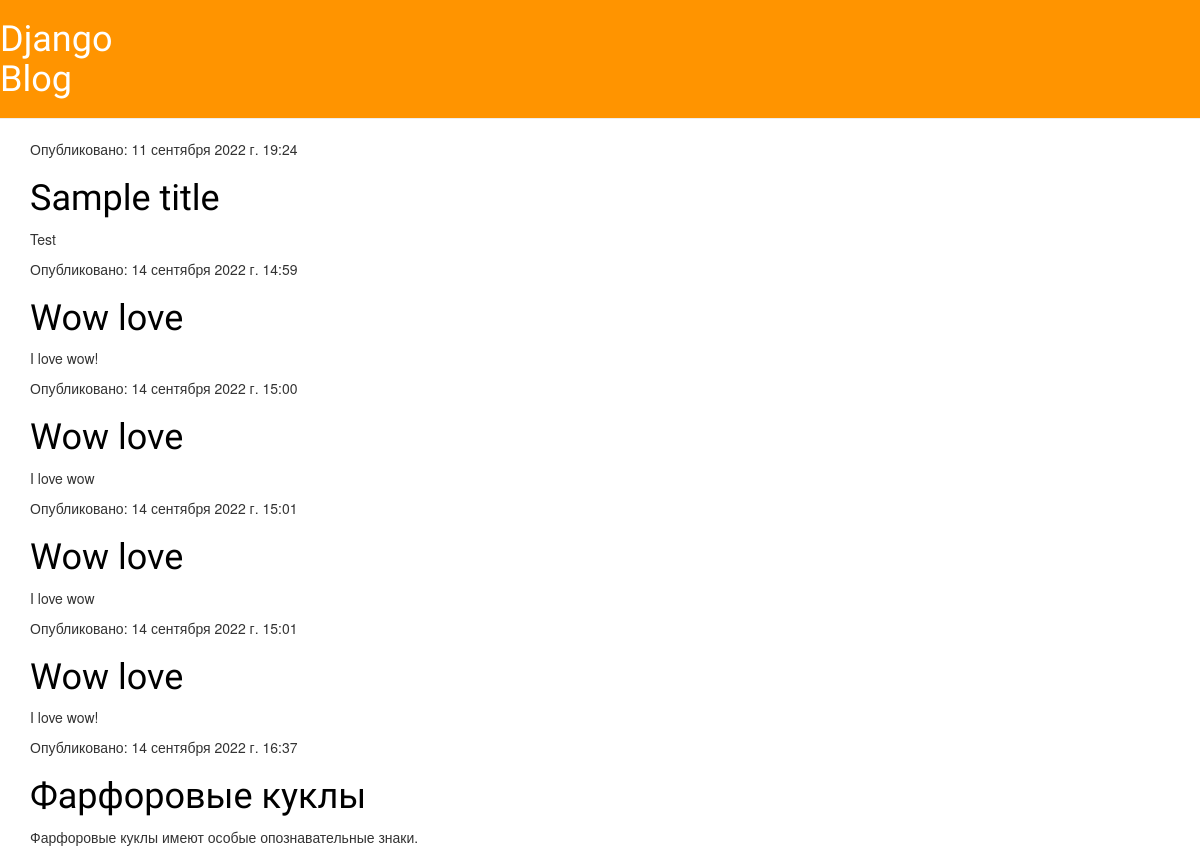
The page / on the database its author committed.
### blog/models.py (models this page shows, shortened)
class Post(models.Model):
    author = models.ForeignKey(settings.AUTH_USER_MODEL, on_delete = models.CASCADE)
    title = models.CharField(max_length = 200)
    text = models.TextField()
    created_date = models.DateTimeField(default = timezone.now)
    published_date = models.DateTimeField(blank = True, null = True)

### blog/views.py (the view)
# urls.py: path('', views.post_list, name='post_list'),
def post_list(request):
    post = Post.objects.filter(published_date__lte = timezone.now()).order_by('published_date')
    return render(request, 'blog/post_list.html', {'post':post})

### blog/templates/blog/post_list.html (shortened to what this page needs)
<html>
    {% extends 'blog/base.html' %}
    {% block content %}
        {% for post in post %}
            <div class = "post">
                <div>
                    <p>Опубликовано: {{ post.published_date }}</p>
                </div>
                <h1><a href="{% url 'post_detail' pk=post.pk %}">{{ post.title }}</a></h1>
                <p>{{ post.text|linebreaksbr }}</p>
            </div>
        {% endfor %}
    {% endblock %}

### blog/static/css/blog.css (style rules this page uses)
h1 a { color: #FCA205; font-family: 'Lobster' }
h1, h2, h3, h4 { font-family: 'Lobster', cursive; }
.post h1 a, .post h1 a:visited { color: #000000; }

### rows shown on the page
Post: published_date "11 сентября 2022 г. 19:24", title "Sample title", text "Test"
Post: published_date "14 сентября 2022 г. 14:59", title "Wow love", text "I love wow!"
Post: published_date "14 сентября 2022 г. 15:00", title "Wow love", text "I love wow"
Post: published_date "14 сентября 2022 г. 15:01", title "Wow love", text "I love wow"
Post: published_date "14 сентября 2022 г. 15:01", title "Wow love", text "I love wow!"
Post: published_date "14 сентября 2022 г. 16:37", title "Фарфоровые куклы", text "Фарфоровые куклы имеют особые опознавательные знаки."
